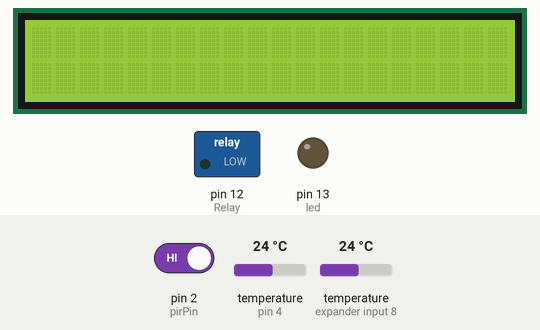
A sketch run on a simulated Arduino Uno, built with avr-gcc and run on an emulated ATmega328P. Parts: 20×2 character LCD, switched loads named in the sketch (green lamp = pin HIGH), output pins drawn as LEDs (lit = HIGH). The inputs (shaded band) are chosen by the test bench; at power-on: pin 2 (pirPin) HIGH, temperature (sensors on pin 4, expander input 8) 24 °C.

Above: at 3.2 s.
3.3 s: pin 2 (pirPin) driven LOW
At 7.6 s:
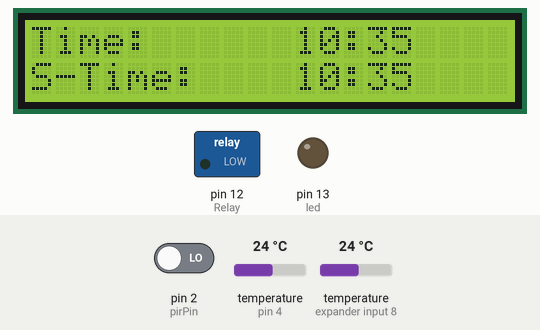
17.3 s: temperature (sensor on pin 4) set to 19.8 °C
At 26.9 s:
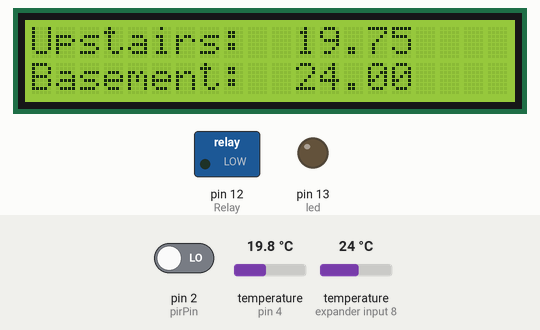
31.3 s: temperature (sensor on pin 4) set to 19.1 °C
At 41.0 s:
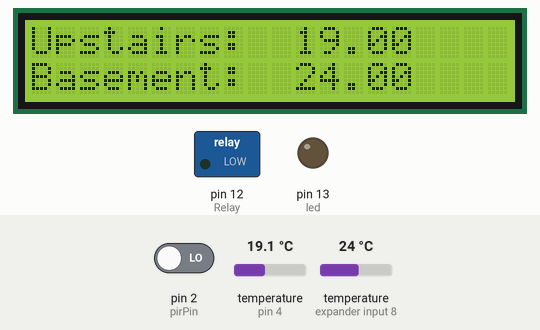
45.3 s: temperature (sensor on expander input 8) set to 12 °C
At 55.0 s:
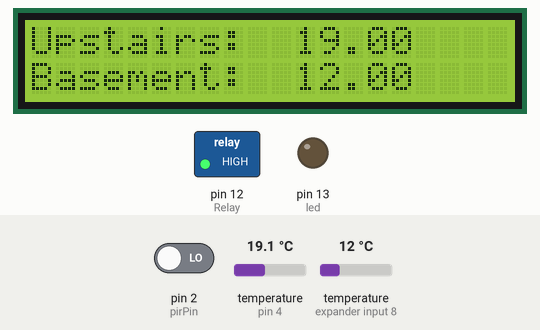
55.9 s: temperature (sensor on expander input 8) set to 19 °C
At 69.7 s:
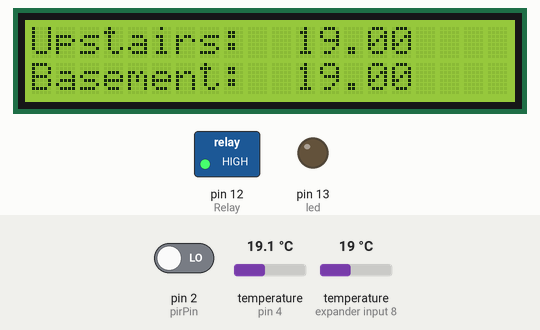
69.9 s: temperature (sensor on pin 4) set to 12 °C
At 84.3 s:
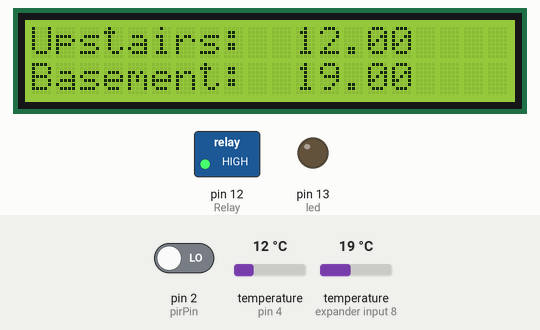
Timing chart, 0 to 84.9 s (numbered marks = the images above; inputs shaded):
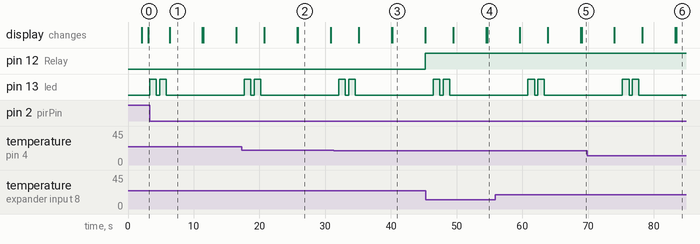

The sketch:

SantiSketch_SummerScript_upstairs.ino
```cpp
#include <OneWire.h>
#include <DallasTemperature.h>
//LCD SETUP
#include <Wire.h>
#include <LCD.h>
#include <LiquidCrystal_I2C.h>  // F Malpartida's NewLiquidCrystal library
//Download: https://bitbucket.org/fmalpartida/new-liquidcrystal/downloads
/*-----( Declare Constants )-----*/
#define I2C_ADDR    0x27  // Define I2C Address for the PCF8574T
//---(Following are the PCF8574 pin assignments to LCD connections )----
// This are different than earlier/different I2C LCD displays
#define BACKLIGHT_PIN  3
#define En_pin  2
#define Rw_pin  1
#define Rs_pin  0
#define D4_pin  4
#define D5_pin  5
#define D6_pin  6
#define D7_pin  7

#define  LED_OFF  1
#define  LED_ON  0

/*-----( Declare objects )-----*/
LiquidCrystal_I2C  lcd(I2C_ADDR,En_pin,Rw_pin,Rs_pin,D4_pin,D5_pin,D6_pin,D7_pin);
//LCD END


#include <Time.h>

#define ONE_WIRE_BUS_PIN 4
// Setup a oneWire instance to communicate with any OneWire devices
OneWire oneWire(ONE_WIRE_BUS_PIN);

// Pass our oneWire reference to Dallas Temperature.
DallasTemperature sensors(&oneWire);

DeviceAddress Probe01 = { 0x28, 0x2D, 0xB9, 0x7C, 0x05, 0x00, 0x00, 0xD1 };
DeviceAddress Probe02 = { 0x28, 0x69, 0xB5, 0x7D, 0x05, 0x00, 0x00, 0xD6 };


int lastSecond = -1;          // need an impossible value for comparison
boolean isWorkingHours = false;  // create boolean to see if working hours of the day
boolean isNightTime = false; // create boolean to set which hours of night we don't need heat

int Relay = 12; //Relay on pin 12
int pirPin = 2; //PIR sensor on digital 2
int led = 13; //internal led on pin 13
boolean isSomeoneHome = false; //create boolean to see if anyone is home downstairs during working hrs

float temp1;
float temp2;
const double setTemp = 20.00;
const double UPPER_OFFSET = 0.5;
const double LOWER_OFFSET = 0.5;
boolean upstairsTooHot = false;
boolean upstairsTooCold = false;

unsigned long startTime = 3600000;
int startHour;
int startMinute;
char buffer[6];

void setup() {


 setTime(10,35,0,13,12,17); // set time to 10:35 on 13 Dec 2017 (24hr clock)
 pinMode(led, OUTPUT);
 pinMode(pirPin, INPUT);     //Set motion sensor pin as input
 pinMode(Relay, OUTPUT);     //Set Pin12(relay pin) as output
 delay(2000); // it takes the sensor 2 seconds to scan the area around it before it can
 lcd.begin (20,2);  // initialize the lcd
// Switch on the backlight
 lcd.setBacklightPin(BACKLIGHT_PIN,POSITIVE);
 lcd.setBacklight(LED_ON);


 // Initialize the Temperature measurement library
  sensors.begin();

  // set the resolution to 10 bit (Can be 9 to 12 bits .. lower is faster)
  sensors.setResolution(Probe01, 10);
  sensors.setResolution(Probe02, 10);

}


void loop() {
//clear lcd
  lcd.clear();
 delay(1000);
 lcd.home();
 lcd.backlight();  //Backlight ON if under program control


  updateTimeParameters();
  updateTemperatures();


  int pirVal = digitalRead(pirPin);

   if(pirVal == LOW)
    {
    startTime = millis();
    startHour = hour();
    startMinute = minute();


  digitalWrite(led, HIGH);   // turn the LED on (HIGH is the voltage level)
  delay(1000);               // wait for a second
  digitalWrite(led, LOW);    // turn the LED off by making the voltage LOW
  delay(500);               // wait for a second

  digitalWrite(led, HIGH);   // turn the LED on (HIGH is the voltage level)
  delay(1000);               // wait for a second
  digitalWrite(led, LOW);    // turn the LED off by making the voltage LOW
  delay(500);               // wait for a second

    }


  if (millis() - startTime < 3600000)
  {

   isSomeoneHome = true;
  }

    else
    {
      isSomeoneHome = false;

    }


 sprintf(buffer, "%02d:%02d", (hour()), (minute()));

 lcd.setCursor(0,0); //Start at character 0 on line 0
 lcd.print("Time:");
 lcd.setCursor(11,0);
 lcd.print(buffer);


 lcd.setCursor(0,1); //Start at character 0 on line 1
 lcd.print("S-Time:");
 lcd.setCursor(11,1);


 sprintf(buffer, "%02d:%02d", (startHour), (startMinute));

 lcd.print(buffer);
 delay(5000);

 lcd.clear();
 delay(100);
 lcd.home();

 lcd.setCursor(0,0); //Start at character 0 on line 0
 lcd.print("Upstairs:");
 lcd.setCursor(11,0);
 lcd.print(temp1);

 lcd.setCursor(0,1); //Start at character 0 on line 1
 lcd.print("Basement:");
 lcd.setCursor(11,1);
 lcd.print(temp2);
 delay(5000);


// ssummer script: comes on when upstairs flat is below lower offset and goes off when temp above upper offset
 if (!isNightTime)
{
   if (upstairsTooCold)
   {
     digitalWrite(Relay, HIGH);
   }
   else if (upstairsTooHot)
   {
     digitalWrite(Relay, LOW);
   }
}

else if (isNightTime)
{
  digitalWrite(Relay, LOW);
}

}


void updateTemperatures()
{
  sensors.requestTemperatures();
  temp1 = sensors.getTempC(Probe01);
  temp2 = sensors.getTempC(Probe02);


  //Check to see if upstairs flat too hot
  if (temp1 > (setTemp + UPPER_OFFSET))
  {
    upstairsTooHot = true;
  }
  else
  {
    upstairsTooHot = false;
  }

  //Check to see if upstairs flat too cold
  if (temp1 < (setTemp - LOWER_OFFSET))
  {
    upstairsTooCold = true;
  }
  else
 {
  upstairsTooCold = false;
 }
}


  //find out what time it is and set booleans 'isWorkingHours' and 'isNightTime':
void updateTimeParameters()
{


    if (((hour()) >= 9) && ((hour()) < 19)) //choose the time on the left when the boiler goes off in the daytime, then on the right set the time it comes back on in evening.
    {
      isWorkingHours = true;
    }
    else
    {
      isWorkingHours = false;
    }

    if (((hour()) >= 23) || ((hour()) < 7)) //this are hours that boiler is turned off during night. If u want it to go off from midnight to 7am write: (((hour()) >= 0) && ((hour()) < 7))
    {
      isNightTime = true;
    }
    else
    {
     isNightTime = false;
   }


}
```

Measured:
- after the input at 3.3 s, pin 13 (led): alternates HIGH for 1.0 s and LOW for 0.50 s, 4 changes in all, then stays LOW, starting at once
- after the input at 31.3 s, pin 12 (Relay): LOW → HIGH after 13.9 s
- what the display in image 1 shows lasts 5.0 s, from 6.3 s to 11.3 s
